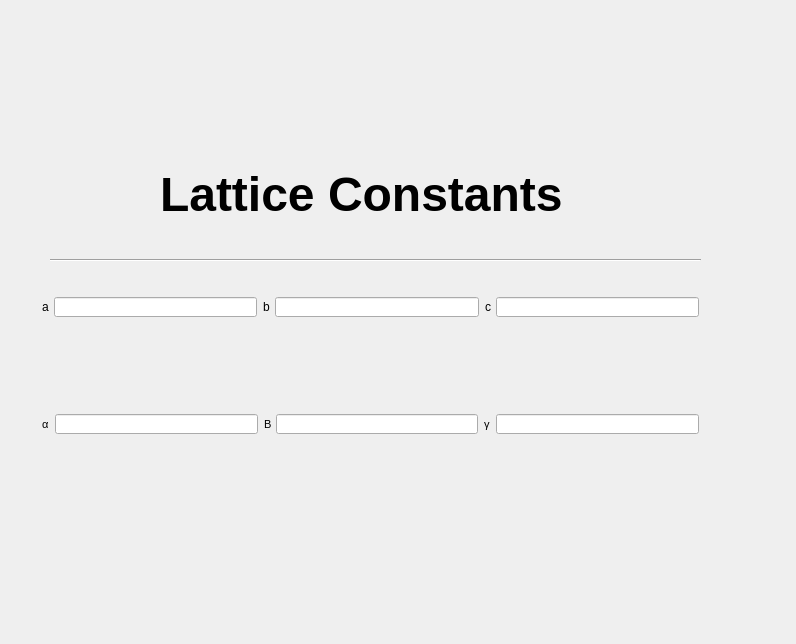
<ui version="4.0" >
 <class>latticepane</class>
 <widget class="QDockWidget" name="latticepane" >
  <property name="geometry" >
   <rect>
    <x>0</x>
    <y>0</y>
    <width>796</width>
    <height>644</height>
   </rect>
  </property>
  <property name="windowTitle" >
   <string>Form</string>
  </property>
  <widget class="QWidget" name="dockWidgetContents" >
   <widget class="Line" name="line" >
    <property name="geometry" >
     <rect>
      <x>50</x>
      <y>250</y>
      <width>651</width>
      <height>20</height>
     </rect>
    </property>
    <property name="orientation" >
     <enum>Qt::Horizontal</enum>
    </property>
   </widget>
   <widget class="QLabel" name="label_7" >
    <property name="geometry" >
     <rect>
      <x>160</x>
      <y>140</y>
      <width>421</width>
      <height>109</height>
     </rect>
    </property>
    <property name="text" >
     <string>&lt;!DOCTYPE HTML PUBLIC "-//W3C//DTD HTML 4.0//EN" "http://www.w3.org/TR/REC-html40/strict.dtd">
&lt;html>&lt;head>&lt;meta name="qrichtext" content="1" />&lt;style type="text/css">
p, li { white-space: pre-wrap; }
&lt;/style>&lt;/head>&lt;body style=" font-family:'MS Shell Dlg 2'; font-size:8.25pt; font-weight:400; font-style:normal;">
&lt;p style=" margin-top:0px; margin-bottom:0px; margin-left:0px; margin-right:0px; -qt-block-indent:0; text-indent:0px;">&lt;span style=" font-size:36pt; font-weight:600;">Lattice Constants&lt;/span>&lt;/p>&lt;/body>&lt;/html></string>
    </property>
   </widget>
   <widget class="QLineEdit" name="lineEdit_2" >
    <property name="geometry" >
     <rect>
      <x>54</x>
      <y>297</y>
      <width>203</width>
      <height>20</height>
     </rect>
    </property>
   </widget>
   <widget class="QLabel" name="label" >
    <property name="geometry" >
     <rect>
      <x>42</x>
      <y>252</y>
      <width>16</width>
      <height>110</height>
     </rect>
    </property>
    <property name="text" >
     <string>a</string>
    </property>
   </widget>
   <widget class="QLabel" name="label_2" >
    <property name="geometry" >
     <rect>
      <x>263</x>
      <y>252</y>
      <width>16</width>
      <height>110</height>
     </rect>
    </property>
    <property name="text" >
     <string>b</string>
    </property>
   </widget>
   <widget class="QLabel" name="label_3" >
    <property name="geometry" >
     <rect>
      <x>485</x>
      <y>252</y>
      <width>16</width>
      <height>110</height>
     </rect>
    </property>
    <property name="text" >
     <string>c</string>
    </property>
   </widget>
   <widget class="QLineEdit" name="lineEdit_5" >
    <property name="geometry" >
     <rect>
      <x>275</x>
      <y>297</y>
      <width>204</width>
      <height>20</height>
     </rect>
    </property>
   </widget>
   <widget class="QLineEdit" name="lineEdit" >
    <property name="geometry" >
     <rect>
      <x>496</x>
      <y>297</y>
      <width>203</width>
      <height>20</height>
     </rect>
    </property>
   </widget>
   <widget class="QLineEdit" name="lineEdit_6" >
    <property name="geometry" >
     <rect>
      <x>276</x>
      <y>414</y>
      <width>202</width>
      <height>20</height>
     </rect>
    </property>
   </widget>
   <widget class="QLabel" name="label_4" >
    <property name="geometry" >
     <rect>
      <x>42</x>
      <y>370</y>
      <width>16</width>
      <height>109</height>
     </rect>
    </property>
    <property name="text" >
     <string>&lt;!DOCTYPE HTML PUBLIC "-//W3C//DTD HTML 4.0//EN" "http://www.w3.org/TR/REC-html40/strict.dtd">
&lt;html>&lt;head>&lt;meta name="qrichtext" content="1" />&lt;style type="text/css">
p, li { white-space: pre-wrap; }
&lt;/style>&lt;/head>&lt;body style=" font-family:'MS Shell Dlg 2'; font-size:8.25pt; font-weight:400; font-style:normal;">
&lt;p style=" margin-top:12px; margin-bottom:12px; margin-left:0px; margin-right:0px; -qt-block-indent:0; text-indent:0px; font-family:'Courier New,courier';">&amp;alpha;&lt;/p>&lt;/body>&lt;/html></string>
    </property>
   </widget>
   <widget class="QLabel" name="label_5" >
    <property name="geometry" >
     <rect>
      <x>264</x>
      <y>370</y>
      <width>16</width>
      <height>109</height>
     </rect>
    </property>
    <property name="text" >
     <string>&lt;!DOCTYPE HTML PUBLIC "-//W3C//DTD HTML 4.0//EN" "http://www.w3.org/TR/REC-html40/strict.dtd">
&lt;html>&lt;head>&lt;meta name="qrichtext" content="1" />&lt;style type="text/css">
p, li { white-space: pre-wrap; }
&lt;/style>&lt;/head>&lt;body style=" font-family:'MS Shell Dlg 2'; font-size:8.25pt; font-weight:400; font-style:normal;">
&lt;p style=" margin-top:0px; margin-bottom:0px; margin-left:0px; margin-right:0px; -qt-block-indent:0; text-indent:0px;">&lt;span style=" font-size:8pt;">&amp;Beta;&lt;/span>&lt;/p>&lt;/body>&lt;/html></string>
    </property>
   </widget>
   <widget class="QLabel" name="label_6" >
    <property name="geometry" >
     <rect>
      <x>484</x>
      <y>370</y>
      <width>16</width>
      <height>109</height>
     </rect>
    </property>
    <property name="text" >
     <string>&lt;!DOCTYPE HTML PUBLIC "-//W3C//DTD HTML 4.0//EN" "http://www.w3.org/TR/REC-html40/strict.dtd">
&lt;html>&lt;head>&lt;meta name="qrichtext" content="1" />&lt;style type="text/css">
p, li { white-space: pre-wrap; }
&lt;/style>&lt;/head>&lt;body style=" font-family:'MS Shell Dlg 2'; font-size:8.25pt; font-weight:400; font-style:normal;">
&lt;p style=" margin-top:0px; margin-bottom:0px; margin-left:0px; margin-right:0px; -qt-block-indent:0; text-indent:0px;">&lt;span style=" font-size:8pt;">&amp;gamma;&lt;/span>&lt;/p>&lt;/body>&lt;/html></string>
    </property>
   </widget>
   <widget class="QLineEdit" name="lineEdit_4" >
    <property name="geometry" >
     <rect>
      <x>496</x>
      <y>414</y>
      <width>203</width>
      <height>20</height>
     </rect>
    </property>
   </widget>
   <widget class="QLineEdit" name="lineEdit_3" >
    <property name="geometry" >
     <rect>
      <x>55</x>
      <y>414</y>
      <width>203</width>
      <height>20</height>
     </rect>
    </property>
   </widget>
  </widget>
 </widget>
 <resources/>
 <connections/>
</ui>
